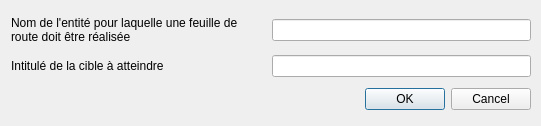
<?xml version="1.0" encoding="UTF-8"?>
<ui version="4.0">
 <class>Dialog</class>
 <widget class="QDialog" name="Dialog">
  <property name="geometry">
   <rect>
    <x>0</x>
    <y>0</y>
    <width>541</width>
    <height>126</height>
   </rect>
  </property>
  <property name="windowTitle">
   <string>Dialog</string>
  </property>
  <widget class="QWidget" name="">
   <property name="geometry">
    <rect>
     <x>11</x>
     <y>11</y>
     <width>520</width>
     <height>106</height>
    </rect>
   </property>
   <layout class="QVBoxLayout" name="verticalLayout">
    <item>
     <layout class="QHBoxLayout" name="horizontalLayout">
      <item>
       <widget class="QLabel" name="label_1">
        <property name="minimumSize">
         <size>
          <width>255</width>
          <height>0</height>
         </size>
        </property>
        <property name="text">
         <string>Nom de l'entité pour laquelle une feuille de route doit être réalisée</string>
        </property>
        <property name="wordWrap">
         <bool>true</bool>
        </property>
       </widget>
      </item>
      <item>
       <widget class="QLineEdit" name="lineEdit_1">
        <property name="minimumSize">
         <size>
          <width>255</width>
          <height>0</height>
         </size>
        </property>
       </widget>
      </item>
     </layout>
    </item>
    <item>
     <layout class="QHBoxLayout" name="horizontalLayout_2">
      <item>
       <widget class="QLabel" name="label_2">
        <property name="minimumSize">
         <size>
          <width>255</width>
          <height>0</height>
         </size>
        </property>
        <property name="text">
         <string>Intitulé de la cible à atteindre</string>
        </property>
       </widget>
      </item>
      <item>
       <widget class="QLineEdit" name="lineEdit_2">
        <property name="minimumSize">
         <size>
          <width>255</width>
          <height>0</height>
         </size>
        </property>
       </widget>
      </item>
     </layout>
    </item>
    <item>
     <widget class="QDialogButtonBox" name="buttonBox">
      <property name="orientation">
       <enum>Qt::Horizontal</enum>
      </property>
      <property name="standardButtons">
       <set>QDialogButtonBox::Cancel|QDialogButtonBox::Ok</set>
      </property>
     </widget>
    </item>
   </layout>
  </widget>
 </widget>
 <resources/>
 <connections>
  <connection>
   <sender>buttonBox</sender>
   <signal>accepted()</signal>
   <receiver>Dialog</receiver>
   <slot>accept()</slot>
   <hints>
    <hint type="sourcelabel">
     <x>248</x>
     <y>254</y>
    </hint>
    <hint type="destinationlabel">
     <x>157</x>
     <y>274</y>
    </hint>
   </hints>
  </connection>
  <connection>
   <sender>buttonBox</sender>
   <signal>rejected()</signal>
   <receiver>Dialog</receiver>
   <slot>reject()</slot>
   <hints>
    <hint type="sourcelabel">
     <x>316</x>
     <y>260</y>
    </hint>
    <hint type="destinationlabel">
     <x>286</x>
     <y>274</y>
    </hint>
   </hints>
  </connection>
 </connections>
</ui>
